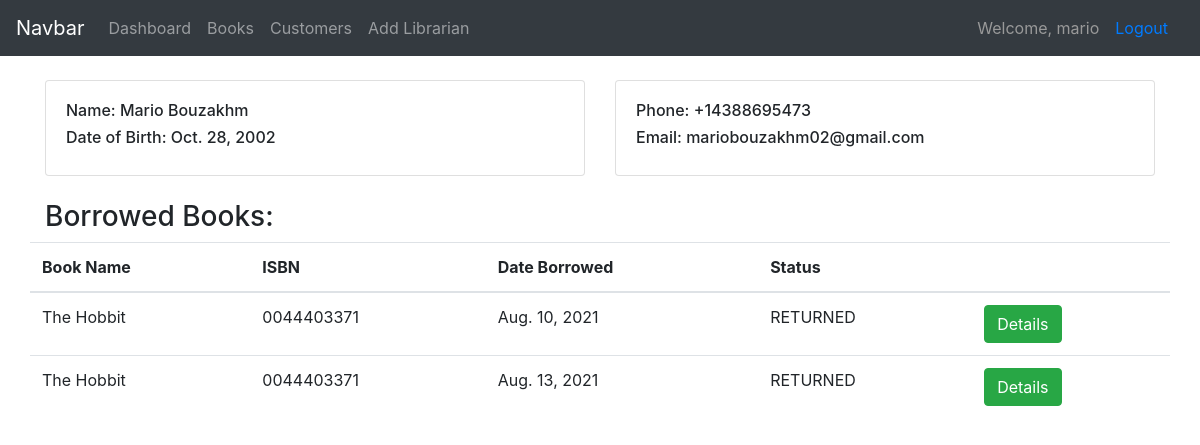
The app's page /customers/1/ (signed in), older data.
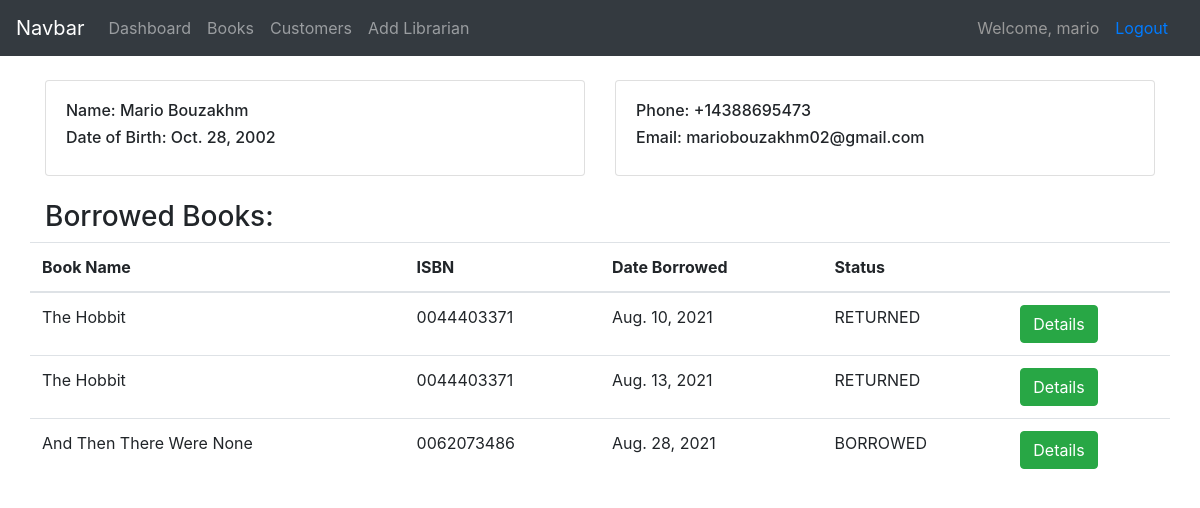
The same page, newer data.
### books/models.py (models this page shows, shortened)
class BorrowReceipt(models.Model):
    customer = models.ForeignKey(Customer, on_delete=models.CASCADE)
    book_edition = models.ForeignKey(BookEdition, on_delete=models.CASCADE)
    date_borrowed = models.DateField(auto_now_add=True)
    date_to_return = models.DateField(blank=True, null=True)
    return_receipt = models.ForeignKey(ReturnReceipt, on_delete=models.PROTECT, blank=True, null=True, default=None)

class BookEdition(models.Model):
    STATUS_CHOICES = (
        ('AVAILABLE', 'AVAILABLE'),
        ('BORROWED', 'BORROWED')
    )
    book = models.ForeignKey(Book, on_delete=models.CASCADE)
    ISBN = models.CharField(max_length=10)
    status = models.CharField(max_length=200, choices=STATUS_CHOICES, default='AVAILABLE')

class Book(models.Model):
    title = models.CharField(max_length=200, unique=True)
    authors = models.ManyToManyField(Author)
    categories = models.ManyToManyField(Category)
    date_published = models.DateField()
    book_cover = models.ImageField(default='image-not-found.png', blank=True, null=True)

### books/views.py (the view)
# urls.py: path('customers/<int:pk>/', views.customer_details, name='customer_details'),
@login_required()
def customer_details(request, pk):
    customer = Customer.objects.get(id=pk)
    borrowed_books = BorrowReceipt.objects.filter(customer=customer)
    context = {'customer': customer, 'borrowed_books': borrowed_books}
    return render(request, 'books/customer.html', context)

### books/templates/books/customer.html (shortened to what this page needs)
{% extends 'books/main_template.html' %}
{% block content %}
    <br>
    <div class="container">
        <div class="row justify-content-center">
            <div class="col-md-6">
                <div class="card">
                    <div class="card-body">
                        <h6>Name: {{ customer.first_name }}  {{ customer.last_name }}</h6>
                        <h6>Date of Birth: {{ customer.date_of_birth }}</h6>
                    </div>
                </div>
            </div>
            <div class="col-md-6">
                 <div class="card">
                    <div class="card-body">
                        <h6>Phone: {{ customer.phone }}</h6>
                        <h6>Email: {{ customer.email }}</h6>
                    </div>
                </div>
            </div>
        </div>
        <br>
        <h3>Borrowed Books: </h3>
        <div class="row">
            <table class="table">
                <thead>
                    <tr>
                        <th scope="col">Book Name</th>
                        <th scope="col">ISBN</th>
                        <th scope="col">Date Borrowed</th>
                        <th scope="col">Status</th>
                        <th scope="col"></th>
                    </tr>
                </thead>
                <tbody>
                    {% for book in borrowed_books %}
                        <tr>
                            <td>{{ book.book_edition.book.title }}</td>
                            <td>{{ book.book_edition.ISBN }}</td>
                            <td>{{ book.date_borrowed }}</td>
                            {% if book.return_receipt == None %}
                                <td>BORROWED</td>
                            {% else %}
                                <td>RETURNED</td>
                            {% endif %}
                            <td><a href="{% url 'borrow_details' book.id %}" class="btn btn-success">Details</a></td>
                        </tr>
                    {% endfor %}
                </tbody>
            </table>
        </div>
    </div>
{% endblock %}

Row changes from the older to the newer data that the page shows:
added BorrowReceipt: book_edition.book "And Then There Were None", book_edition.ISBN "0062073486", date_borrowed "Aug. 28, 2021", shows "BORROWED"
